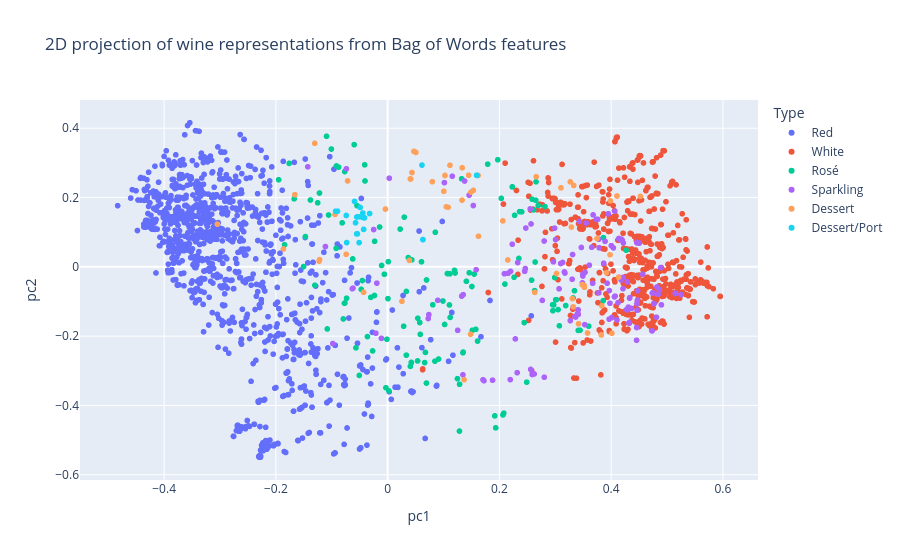

The code cell stored with this chart in its notebook:
### Code cell
plot_sample = wines_features.sample(3000, random_state=42).reset_index(drop=True)
plot_bow = bow.transform(plot_sample["content_text"])

svd = TruncatedSVD(n_components=50, random_state=42)
plot_lsa = svd.fit_transform(plot_bow)
plot_lsa = Normalizer(copy=False).fit_transform(plot_lsa)

pca = PCA(n_components=2, random_state=42)
plot_2d = pca.fit_transform(plot_lsa)

plot_df = plot_sample[["WineID", "WineName", "Type", "Country", "RegionName"]].copy()
plot_df["pc1"] = plot_2d[:, 0]
plot_df["pc2"] = plot_2d[:, 1]

fig = px.scatter(
    plot_df,
    x="pc1",
    y="pc2",
    color="Type",
    hover_data=["WineID", "WineName", "Country", "RegionName"],
    title="2D projection of wine representations from Bag of Words features"
)

fig.show()

### Figure 1 — Plotly figure (JSON) as saved in the notebook; plotly's stock layout.template omitted (floating-point values rounded to 4 significant figures; data arrays with more than 128 entries replaced by an {"elided": "..."} marker saying what was removed)
{"data": [{"customdata": {"elided": "1701x4 mixed values"}, "hovertemplate": "Type=Red<br>pc1=%{x}<br>pc2=%{y}<br>WineID=%{customdata[0]}<br>WineName=%{customdata[1]}<br>Country=%{customdata[2]}<br>RegionName=%{customdata[3]}<extra></extra>", "legendgroup": "Red", "marker": {"color": "#636efa", "symbol": "circle"}, "mode": "markers", "name": "Red", "showlegend": true, "type": "scattergl", "x": {"elided": "1701 float values"}, "xaxis": "x", "y": {"elided": "1701 float values"}, "yaxis": "y"}, {"customdata": {"elided": "860x4 mixed values"}, "hovertemplate": "Type=White<br>pc1=%{x}<br>pc2=%{y}<br>WineID=%{customdata[0]}<br>WineName=%{customdata[1]}<br>Country=%{customdata[2]}<br>RegionName=%{customdata[3]}<extra></extra>", "legendgroup": "White", "marker": {"color": "#EF553B", "symbol": "circle"}, "mode": "markers", "name": "White", "showlegend": true, "type": "scattergl", "x": {"elided": "860 float values"}, "xaxis": "x", "y": {"elided": "860 float values"}, "yaxis": "y"}, {"customdata": {"elided": "132x4 mixed values"}, "hovertemplate": "Type=Rosé<br>pc1=%{x}<br>pc2=%{y}<br>WineID=%{customdata[0]}<br>WineName=%{customdata[1]}<br>Country=%{customdata[2]}<br>RegionName=%{customdata[3]}<extra></extra>", "legendgroup": "Rosé", "marker": {"color": "#00cc96", "symbol": "circle"}, "mode": "markers", "name": "Rosé", "showlegend": true, "type": "scattergl", "x": {"elided": "132 float values"}, "xaxis": "x", "y": {"elided": "132 float values"}, "yaxis": "y"}, {"customdata": {"elided": "215x4 mixed values"}, "hovertemplate": "Type=Sparkling<br>pc1=%{x}<br>pc2=%{y}<br>WineID=%{customdata[0]}<br>WineName=%{customdata[1]}<br>Country=%{customdata[2]}<br>RegionName=%{customdata[3]}<extra></extra>", "legendgroup": "Sparkling", "marker": {"color": "#ab63fa", "symbol": "circle"}, "mode": "markers", "name": "Sparkling", "showlegend": true, "type": "scattergl", "x": {"elided": "215 float values"}, "xaxis": "x", "y": {"elided": "215 float values"}, "yaxis": "y"}, {"customdata": {"elided": "62x4 mixed values"}, "hovertemplate": "Type=Dessert<br>pc1=%{x}<br>pc2=%{y}<br>WineID=%{customdata[0]}<br>WineName=%{customdata[1]}<br>Country=%{customdata[2]}<br>RegionName=%{customdata[3]}<extra></extra>", "legendgroup": "Dessert", "marker": {"color": "#FFA15A", "symbol": "circle"}, "mode": "markers", "name": "Dessert", "showlegend": true, "type": "scattergl", "x": [0.1082, 0.3481, -0.09409, 0.3986, 0.05051, 0.1049, 0.1625, 0.1005, -0.3048, 0.3979, 0.2658, -0.0717, 0.3823, 0.1331, 0.3102, 0.3481, 0.1491, 0.4104, 0.3323, 0.3916, 0.1484, 0.04352, 0.04115, -0.1226, 0.04702, 0.1115, 0.4523, 0.3834, 0.3305, 0.3481, 0.145, 0.2062, 0.1026, 0.1534, 0.3021, 0.3267, 0.1618, -0.1219, 0.3513, 0.02559, -0.1304, 0.07993, -0.04308, -0.07427, 0.3289, 0.03891, 0.215, -0.1865, 0.3515, 0.1334, 0.3577, 0.3416, -0.1662, 0.04066, 0.4132, -0.003961, 0.333, 0.352, 0.1368, 0.4013, 0.3746, 0.2631], "xaxis": "x", "y": [0.1719, -0.05127, 0.1513, 0.1902, 0.3303, 0.1733, 0.08828, 0.2181, 0.1231, 0.03491, 0.2601, 0.248, -0.1964, 0.1926, 0.2281, -0.05127, 0.2157, 0.2045, -0.1154, -0.01712, -0.1945, 0.2722, 0.2536, 0.01645, 0.3331, 0.2931, 0.2034, -0.1126, -0.09145, -0.05127, 0.2643, 0.1327, 0.2637, 0.2208, -0.01923, 0.2453, 0.2638, 0.021, -0.05336, -0.09929, 0.3565, 0.2457, -0.07341, 0.03623, 0.1149, 0.01872, 0.01988, 0.05162, -0.05348, 0.2859, -0.1909, -0.1643, 0.2082, 0.2539, -0.02998, 0.1668, 0.2349, -0.05906, -0.3257, -0.1917, 0.08173, -0.07357], "yaxis": "y"}, {"customdata": [[162077, "Oloroso Saca", "Spain", "Oloroso Sherry"], [104082, "Fine White Port", "Portugal", "Porto"], [105866, "Reserve Port", "Portugal", "Porto"], [159028, "Obispo Gascon Palo Cortado Sherry", "Spain", "Manzanilla"], [101958, "The Tawny Port", "Portugal", "Porto"], [167199, "Tannat De Licor", "Uruguay", "Progreso"], [103001, "Late Bottled Vintage Port", "Portugal", "Porto"], [102341, "Fine Ruby Port", "Portugal", "Porto"], [102261, "Velhotes Tawny Porto", "Portugal", "Porto"], [105148, "Vintage Port The Stone Terraces", "Portugal", "Porto"], [158279, "Palo Cortado Tradición Vors 30 Years Sherry", "Spain", "Jerez-Xérès-Sherry"], [105906, "Moscatel Roxo de Setúbal", "Portugal", "Península de Setúbal"], [102939, "Vintage Port", "Portugal", "Porto"], [105180, "Black Label Vintage Port", "Portugal", "Porto"], [102607, "Ruby Port", "Portugal", "Porto"], [105106, "20 Years Old White Port", "Portugal", "Porto"], [105060, "Colheita Porto", "Portugal", "Porto"], [104792, "Quinta do Retiro Novo Vintage Port", "Portugal", "Porto"], [101864, "Vintage Port", "Portugal", "Porto"], [102875, "Late Bottled Vintage Porto", "Portugal", "Porto"], [102031, "Quinta dos Malvedos Vintage Port", "Portugal", "Porto"], [160445, "Oloroso", "Spain", "Andalucía"], [104026, "20 Anos Tawny Porto", "Portugal", "Douro"], [175613, "Old Codger Tawny", "Australia", "Barossa Valley"], [105156, "Tawny Port", "Portugal", "Porto"], [104610, "Soalheira 10 Years Old Tawny Port", "Portugal", "Porto"], [104423, "Porto Tawny Alegre", "Portugal", "Douro"], [102214, "Porto Ruby", "Portugal", "Porto"], [102485, "10 Anos Porto", "Portugal", "Douro"], [102998, "Moscatel Roxo", "Portugal", "Setúbal"]], "hovertemplate": "Type=Dessert/Port<br>pc1=%{x}<br>pc2=%{y}<br>WineID=%{customdata[0]}<br>WineName=%{customdata[1]}<br>Country=%{customdata[2]}<br>RegionName=%{customdata[3]}<extra></extra>", "legendgroup": "Dessert/Port", "marker": {"color": "#19d3f3", "symbol": "circle"}, "mode": "markers", "name": "Dessert/Port", "showlegend": true, "type": "scattergl", "x": [0.1593, -0.07329, -0.05749, 0.1593, -0.04156, -0.0511, -0.04147, 0.06142, -0.04267, -0.04443, 0.1593, 0.06316, -0.03231, -0.05925, -0.05542, -0.09311, -0.04267, -0.04211, -0.04299, -0.05513, -0.05414, 0.1594, -0.0514, -0.07406, -0.04211, -0.08973, -0.04906, -0.04205, -0.04525, 0.06316], "xaxis": "x", "y": [0.2643, 0.07006, 0.1271, 0.264, 0.1415, 0.06996, 0.1415, 0.2937, 0.1417, 0.1554, 0.2643, 0.07839, 0.1539, 0.1888, 0.09505, 0.1605, 0.1417, 0.1415, 0.1082, 0.1439, 0.0952, 0.2643, 0.1443, 0.1483, 0.1415, 0.1608, 0.1715, 0.1416, 0.1432, 0.07887], "yaxis": "y"}], "layout": {"legend": {"title": {"text": "Type"}, "tracegroupgap": 0}, "title": {"text": "2D projection of wine representations from Bag of Words features"}, "xaxis": {"anchor": "y", "domain": [0, 1], "title": {"text": "pc1"}}, "yaxis": {"anchor": "x", "domain": [0, 1], "title": {"text": "pc2"}}}}
